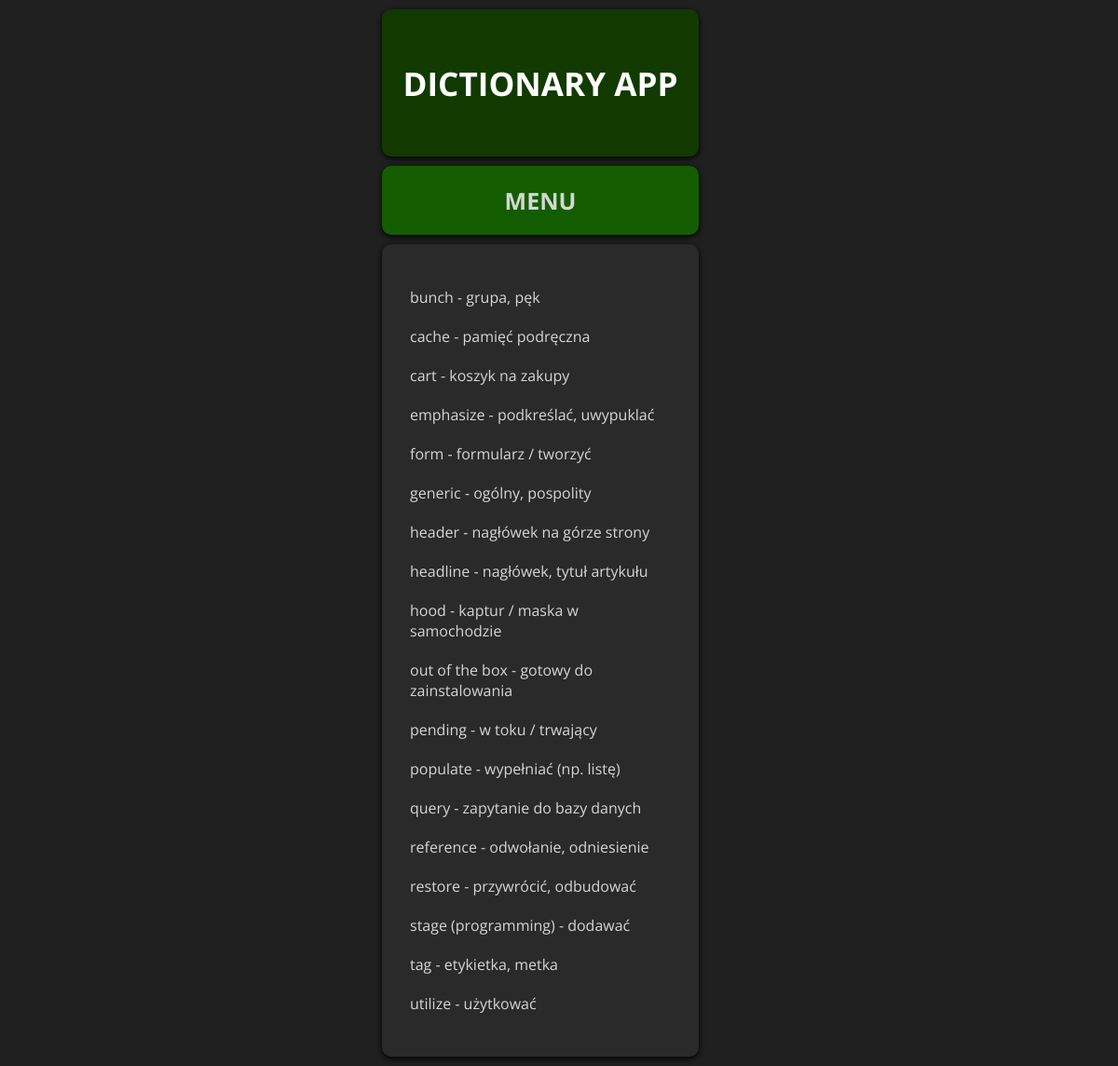
/entire-dictionary, run on the app's committed database.
### dict_app/models.py (models this page shows, shortened)
class Word(models.Model):
    english_translation = models.CharField(max_length=80, unique=True)
    polish_translation = models.CharField(max_length=80)
    remaining_repetitions = models.IntegerField(default=8)
    english_pronunciation = models.CharField(max_length=80, blank=True, null=True)

### dict_app/views.py (the view)
# urls.py: path("entire-dictionary", views.EntireDictionaryView.as_view(),
class EntireDictionaryView(ListView):
    template_name = "dict_app/entire_dictionary.html"
    model = Word
    ordering = ["english_translation"]
    context_object_name = "words"

### dict_app/templates/dict_app/entire_dictionary.html (shortened to what this page needs)
{% extends "base.html" %}
{% load static %}
{% block css_files %}
    <link rel="stylesheet" href="{% static "dict_app/entire_dictionary.css" %}">
{% endblock %}
{% block content %}
    {% if words %}
        <ul>
            {% for word in words %}
                <a href="{% url "word-detail" word.id %}">
                    <li>{{ word.english_translation }} - {{ word.polish_translation }}</li>
                </a>
            {% endfor %}
        </ul>
    {% else %}
        <p>There are no words in the dictionary.</p>
    {% endif %}
{% endblock %}

### templates/base.html (shortened to what this page needs)
{% load static %}
<!DOCTYPE html>
<html lang="en">
<head>
    <link rel="stylesheet" href="{% static "base.css" %}">
    {% block css_files %}
    {% endblock %}
</head>
<body>
    <div class="app-container">
        <header id="header">
            <h3>DICTIONARY APP</h3>
        </header>
        <a href="{% url "starting-page" %}">
            <nav id="menu">
                MENU
            </nav>
        </a>
        <div id="content-container">
            {% block content %}
            {% endblock %}
        </div>
    </div>
</body>
</html>

### static/base.css (style rules this page uses)
body { font-family: 'Open Sans', 'Lato', sans-serif; margin: 0; padding: 0; min-height: 100vh; background-color: #202020; justify-content: center; align-items: center; display: flex; color: #d6d6d6; }
#content-container { background-color: #2a2a2a; border-radius: 10px; box-shadow: 0 2px 6px #000000; padding: 20px; width: 300px; margin: 10px; justify-content: right; }
.app-container { width: 400px; }
#header { background-color: #123a00; border-radius: 10px; box-shadow: 0 2px 6px #000000; padding: 20px; width: 300px; margin: 10px; justify-content: right; text-align: center; font-size: 30px; font-weight: bold; color: #ffffff; }
#menu { background-color: #135d00; border-radius: 10px; box-shadow: 0 2px 6px #000000; padding: 20px; width: 300px; margin: 10px; justify-content: right; text-align: center; font-size: 25px; font-weight: bold; }
a { text-decoration: none; color: #d6d6d6 }

### dict_app/static/dict_app/entire_dictionary.css (style rules this page uses)
ul { list-style: none; padding: 0; }
li { margin: 0; padding: 10px; color: #d6d6d6; }

### data on the page
Word: english_translation "bunch", polish_translation "grupa, pęk"
Word: english_translation "cache", polish_translation "pamięć podręczna"
Word: english_translation "cart", polish_translation "koszyk na zakupy"
Word: english_translation "emphasize", polish_translation "podkreślać, uwypuklać"
Word: english_translation "form", polish_translation "formularz / tworzyć"
Word: english_translation "generic", polish_translation "ogólny, pospolity"
Word: english_translation "header", polish_translation "nagłówek na górze strony"
Word: english_translation "headline", polish_translation "nagłówek, tytuł artykułu"
Word: english_translation "hood", polish_translation "kaptur / maska w samochodzie"
Word: english_translation "out of the box", polish_translation "gotowy do zainstalowania"
Word: english_translation "pending", polish_translation "w toku / trwający"
Word: english_translation "populate", polish_translation "wypełniać (np. listę)"
Word: english_translation "query", polish_translation "zapytanie do bazy danych"
Word: english_translation "reference", polish_translation "odwołanie, odniesienie"
Word: english_translation "restore", polish_translation "przywrócić, odbudować"
Word: english_translation "stage (programming)", polish_translation "dodawać"
Word: english_translation "tag", polish_translation "etykietka, metka"
Word: english_translation "utilize", polish_translation "użytkować"
